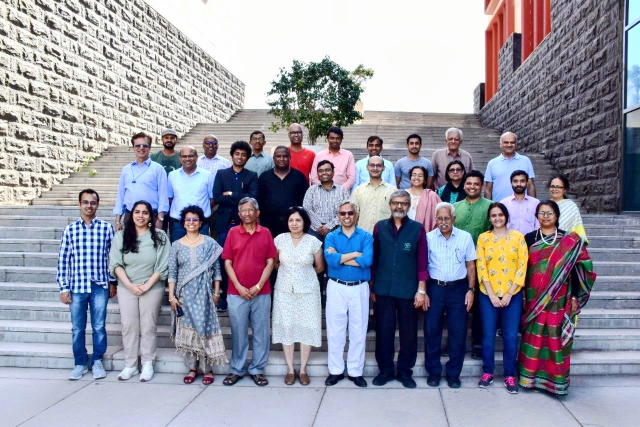
#> input picture media/Plaksha_Faculty.jpg, 1280 x 854 px (shown at 1/2 size)
$ jupyter execute --allow-errors 'Lab 5-Spring 2025.ipynb'
#> lines starting #> are read from the running program, lines starting #| are printed output that depends on the picture; after the words box and inside, x2 and y2 are one past the last pixel; in counts of white or black regions, pixels touching at a corner belong together
#### Instructions
###### Follow the instructions given in comments prefixed with ## and write your code below that.
###### Also fill the partial code in given blanks.
###### Don't make any changes to the rest part of the codes

### Answer the questions given at the end of this notebook within your report.

### You would need to submit your GitHub repository link. Refer to the Section 6: Final Submission on the PDF document for the details.

[cell 1]
import cv2
import numpy as np
import matplotlib.pyplot as plt
from sklearn.cluster import KMeans
from scipy.spatial import distance
from matplotlib.offsetbox import OffsetImage, AnnotationBbox

[cell 2]
# Reading the image
img = cv2.imread(r'media/Plaksha_Faculty.jpg')
#> img is the input picture: shape (854, 1280, 3); mean B, G, R 162.4, 149, 149.2

# Convert the image to grayscale
gray_img = cv2.cvtColor(img, cv2.COLOR_BGR2GRAY)
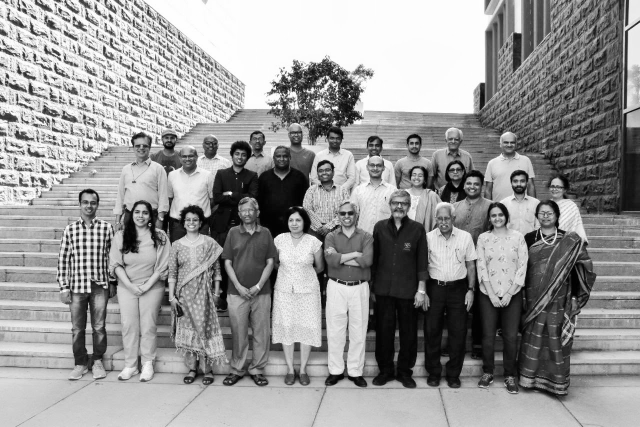
#> gray_img: shape (854, 1280) (shown at 1/2 size); min 0, max 255, mean 150.6

# Loading the required haar-cascade xml classifier file
face_cascade = cv2.CascadeClassifier(cv2.data.haarcascades + 'haarcascade_frontalface_default.xml')

# Applying the face detection method on the grayscale image.
# Change the parameters for better detection as needed.
faces_rect = face_cascade.detectMultiScale(gray_img, 1.05, 4, minSize=(25,25), maxSize=(50,50))
#> faces_rect = 30 rows, first 6: [322, 263, 33, 33], [654, 265, 31, 31], [500, 266, 30, 30], [892, 267, 31, 31], [409, 277, 28, 28], [812, 274, 34, 34]

print("Total number of faces detected: ", len(faces_rect))
#| Total number of faces detected:  30

# Define the text and font parameters
text = ""                               ## The text you want to write
font = cv2.FONT_HERSHEY_SIMPLEX         # Font type
font_scale = 1                          # Font scale factor
font_color = (0, 0, 255)                # Text color in BGR (red)
font_thickness = 2                      # Thickness of the text

# Iterating through rectangles of detected faces
for (x, y, w, h) in faces_rect:
    print(x, y, w, h)
    cv2.rectangle(img, (x, y), (x+w, y+h), (0, 0, 255), 2)
    # Put the text slightly above or below the rectangle
    cv2.putText(img, text, (x, y - 10), font, font_scale, font_color, font_thickness)
#> this loop made 30 passes
#> (x, y, w, h) on passes 1 to 12: (322, 263, 33, 33), (654, 265, 31, 31), (500, 266, 30, 30), (892, 267, 31, 31), (409, 277, 28, 28), (812, 274, 34, 34), (464, 296, 33, 33), (632, 328, 34, 34), (819, 337, 33, 33), (570, 426, 39, 39), (576, 253, 32, 32), (1003, 273, 32, 32)
#| 322 263 33 33
#| 654 265 31 31
#| 500 266 30 30
#| 892 267 31 31
#| 409 277 28 28
#| 812 274 34 34
#| 464 296 33 33
#| 632 328 34 34
#> (further printed lines are left out)
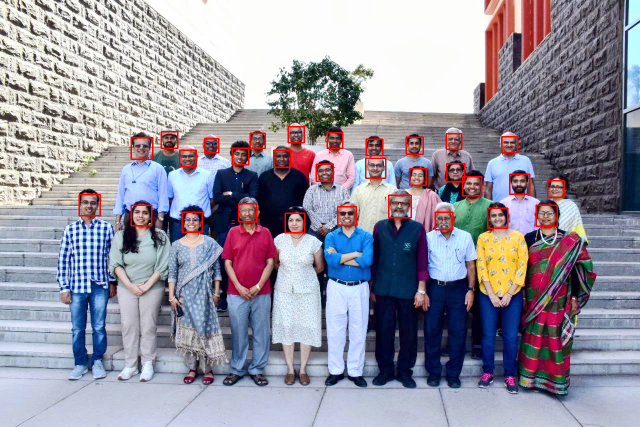
#> img: shape (854, 1280, 3) (shown at 1/2 size); 1.17% of pixels changed, all inside (x1, y1, x2, y2) = (157, 252, 1130, 467)

# Display the image. Window title shows total detected faces
cv2.imshow("Total number of face detected are " + str(len(faces_rect)), img)
cv2.waitKey(0)
cv2.destroyAllWindows()

[cell 3]
from matplotlib.offsetbox import OffsetImage, AnnotationBbox

# Convert the original BGR image to HSV
img_hsv = cv2.cvtColor(img, cv2.COLOR_BGR2HSV)
#> img_hsv: shape (854, 1280, 3); mean H, S, V 86, 70.1, 173.2

# Lists to hold hue-saturation values and face images
hue_saturation = []
face_images = []

for (x, y, w, h) in faces_rect:
    # Extract the face region from the HSV image
    face = img_hsv[y:y+h, x:x+w]

    # Compute the mean hue and saturation
    hue = np.mean(face[:, :, 0])
    saturation = np.mean(face[:, :, 1])

    hue_saturation.append((hue, saturation))
    face_images.append(face)
#> this loop made 30 passes
#> (x, y, w, h, hue, saturation) on passes 1 to 12: (322, 263, 33, 33, 59.29, 121.7), (654, 265, 31, 31, 50.4, 133.1), (500, 266, 30, 30, 34.12, 118.3), (892, 267, 31, 31, 81.31, 108.2), (409, 277, 28, 28, 108, 121.1), (812, 274, 34, 34, 62.79, 116.9), (464, 296, 33, 33, 42.56, 134.3), (632, 328, 34, 34, 81.22, 114.8), (819, 337, 33, 33, 36.69, 114.4), (570, 426, 39, 39, 55.81, 115.3), (576, 253, 32, 32, 78.22, 99.11), (1003, 273, 32, 32, 51.71, 106.9)
#> after the loop, face_images = 30 items; hue_saturation = 30 pairs, first value 23.14 to 120.8, second value 80.77 to 134.3

# Convert hue_saturation to a NumPy array
hue_saturation = np.array(hue_saturation)

# Perform k-Means clustering on the hue_saturation array
# Adjust n_clusters to however many clusters you want
kmeans = KMeans(n_clusters=2, random_state=42).fit(hue_saturation)
# centroids = kmeans.cluster_centers_
# labels = kmeans.labels_

# Create a figure and axis for plotting
fig, ax = plt.subplots(figsize=(12, 6))

# Plot the faces, using the hue_saturation coordinates
for i, (x, y, w, h) in enumerate(faces_rect):
    # Convert each face from HSV to RGB (for correct color in matplotlib), resize for the annotation image
    face_rgb = cv2.cvtColor(cv2.resize(face_images[i], (20, 20)), cv2.COLOR_HSV2RGB)

    # Create an offset image and annotation box
    im = OffsetImage(face_rgb, zoom=1.0)  # zoom can be adjusted
    ab = AnnotationBbox(im, (hue_saturation[i, 0], hue_saturation[i, 1]),
                        frameon=False, pad=0)
    ax.add_artist(ab)

    # Also plot a small marker at the hue-saturation point
    plt.plot(hue_saturation[i, 0], hue_saturation[i, 1], 'bo')
#> this loop made 30 passes
#> pass 1, `face_rgb = cv2.cvtColor(cv2.resize(face_images[i], (20, 20)), cv2.COLO..`:
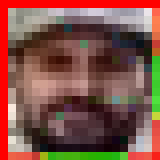
#> face_rgb: shape (20, 20, 3) (shown 8 times larger); mean R, G, B 128.4, 82.8, 71.5
#> pass 2, `face_rgb = cv2.cvtColor(cv2.resize(face_images[i], (20, 20)), cv2.COLO..`:
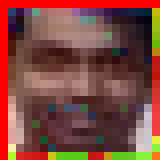
#> face_rgb: shape (20, 20, 3) (shown 8 times larger); mean R, G, B 126.7, 71.6, 62.2
#> pass 3, `face_rgb = cv2.cvtColor(cv2.resize(face_images[i], (20, 20)), cv2.COLO..`:
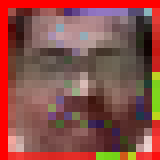
#> face_rgb: shape (20, 20, 3) (shown 8 times larger); mean R, G, B 138.3, 78.8, 72
#> after the loop:
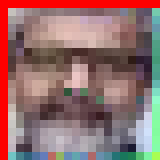
#> face_rgb: shape (20, 20, 3) (shown 8 times larger); mean R, G, B 146.5, 110.6, 108.8

# Label the axes
plt.xlabel("Hue")
plt.ylabel("Saturation")

# Set a title
plt.title("Face Clusters by Hue and Saturation")

# Add a grid
plt.grid(True)

# Display the final plot
plt.show()
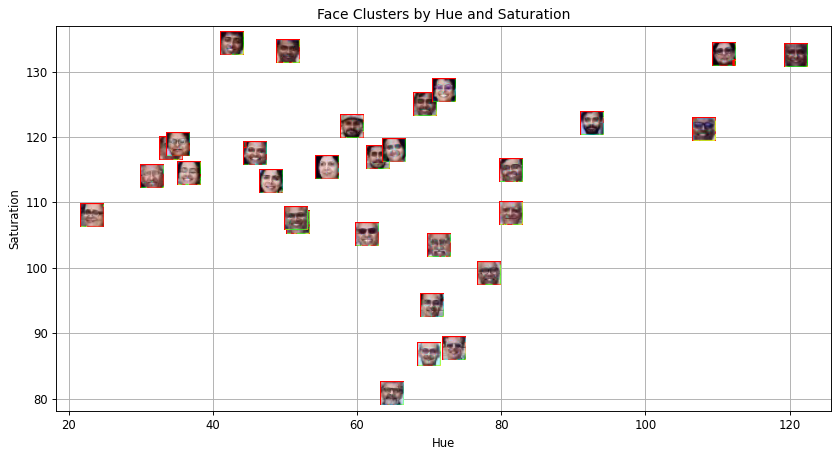
#> figure drawn by matplotlib, 1 panel

[cell 4]
# Create an empty list to store legend labels
legend_labels = []

# Create lists to store points for each cluster
cluster_0_points = []
cluster_1_points = []

# Your code for scatter plot goes here
fig, ax = plt.subplots(figsize=(12, 6))
for i, (x, y, w, h) in enumerate(faces_rect):
    if kmeans.labels_[i] == 0:
        cluster_0_points.append((hue_saturation[i, 0], hue_saturation[i, 1]))
    else:
        cluster_1_points.append((hue_saturation[i, 0], hue_saturation[i, 1]))
#> after the loop, cluster_0_points = [(59.29, 121.7), (50.4, 133.1), (34.12, 118.3), (62.79, 116.9), (42.56, 134.3), (36.69, 114.4), (55.81, 115.3), (51.71, 106.9), (45.8, 117.5), (23.14, 108), (31.55, 113.9), (48.03, 113.2), (51.53, 107.6), (61.3, 105.1), (65.06, 117.9), (35.11, 118.8)]; cluster_1_points = [(81.31, 108.2), (108, 121.1), (81.22, 114.8), (78.22, 99.11), (69.39, 125), (120.8, 132.5), (110.9, 132.6), (72, 127.1), (69.96, 86.68), (92.49, 122), (70.27, 94.28), (71.27, 103.4), (73.39, 87.63), (64.75, 80.77)]


cluster_0_points = np.array(cluster_0_points)
#> cluster_0_points = 16 rows, first 8: [59.29, 121.7], [50.4, 133.1], [34.12, 118.3], [62.79, 116.9], [42.56, 134.3], [36.69, 114.4], [55.81, 115.3], [51.71, 106.9]
# Plot points for cluster 0 in green
#> (the rest of this cell did not finish here and is left out)
